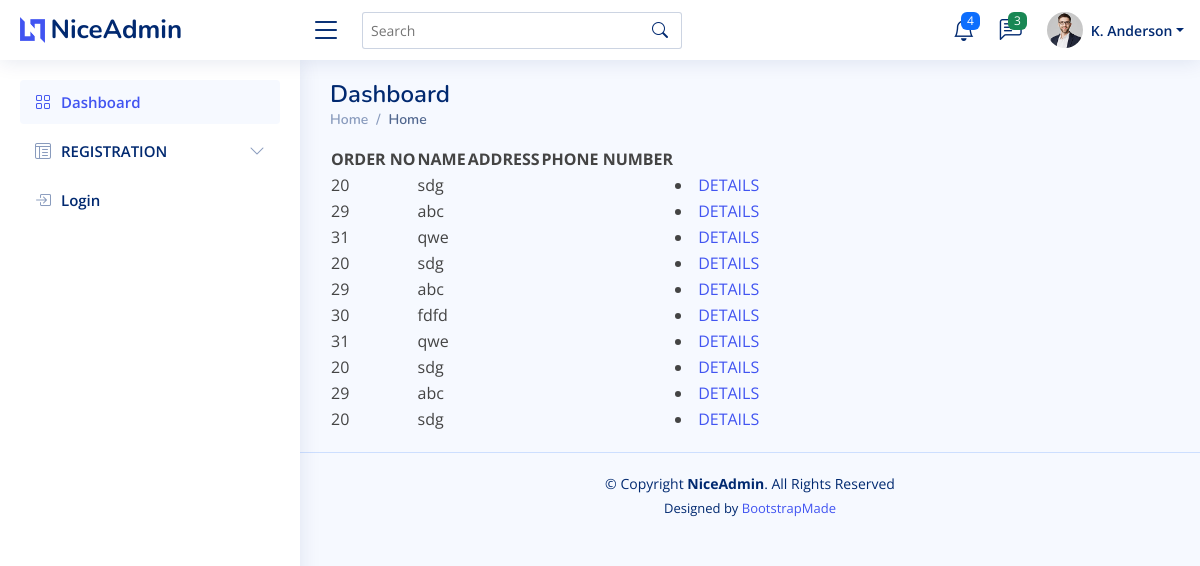
The app's page /ViewOrder_seller/ (signed in) with its own data.
### buyer/models.py (models this page shows)
class orderitems_tb(models.Model):
    Orderid=models.ForeignKey(order_tb,on_delete=models.CASCADE)
    Productid=models.ForeignKey('seller.product_tb',on_delete=models.CASCADE)
    Buyerid=models.ForeignKey(buyer_tb,on_delete=models.CASCADE)
    Quantity=models.IntegerField()
    Total=models.IntegerField()

class order_tb(models.Model):
    customer_name=models.CharField(max_length=20)
    Address=models.CharField(max_length=20)
    Phonenumber=models.CharField(max_length=20)
    Buyerid=models.ForeignKey(buyer_tb,on_delete=models.CASCADE)
    GrandTotal=models.IntegerField()
    OrderDate=models.CharField(max_length=20)
    OrderTime=models.CharField(max_length=20)
    Status=models.CharField(max_length=20,default="Pending")

### seller/views.py (the view)
# urls.py: path('ViewOrder_seller/',sellerview.ViewOrder_seller,name="ViewOrder_seller"),
def ViewOrder_seller(request):
    sid=request.session['seller_id']
    product=product_tb.objects.filter(Sellerid_id=sid)
    item=orderitems_tb.objects.filter(Productid_id__in=product)
    for ord in item:
        orderid=ord.Orderid_id
        order=order_tb.objects.filter(id=orderid)
    return render(request,"ViewOrder_seller.html",{'ors':item})

### templates/ViewOrder_seller.html
{% extends 'commonbase.html' %}
{% block content %}
<html>
    <body>
        <table>
        <tr>
            <th>ORDER NO</th>
            <th>NAME</th>
            <th>ADDRESS</th>
            <th>PHONE NUMBER</th>
        </tr>
        {% for v in ors %}
        <tr>
            <td>{{v.Orderid.id}}</td>
            <td>{{v.Orderid.customer_name}}</td>
            <td>{{v.Address}}</td>
            <td>{{v.Phonenumber}}</td>
            <td><li><a href="{% url 'details_seller' v.Orderid.id %}">DETAILS</a></li></td>
        </tr>
        {% endfor %}
        </table>
    </body>
</html>
{% endblock %}

### static/NiceAdmin/assets/css/style.css (style rules this page uses)
:root { scroll-behavior: smooth; }
body { font-family: "Open Sans", sans-serif; background: #f6f9ff; color: #444444; }
a { color: #4154f1; text-decoration: none; }

### records on screen
orderitems_tb: Orderid.id "20", Orderid.customer_name "sdg"
orderitems_tb: Orderid.id "29", Orderid.customer_name "abc"
orderitems_tb: Orderid.id "31", Orderid.customer_name "qwe"
orderitems_tb: Orderid.id "20", Orderid.customer_name "sdg"
orderitems_tb: Orderid.id "29", Orderid.customer_name "abc"
orderitems_tb: Orderid.id "30", Orderid.customer_name "fdfd"
orderitems_tb: Orderid.id "31", Orderid.customer_name "qwe"
orderitems_tb: Orderid.id "20", Orderid.customer_name "sdg"
orderitems_tb: Orderid.id "29", Orderid.customer_name "abc"
orderitems_tb: Orderid.id "20", Orderid.customer_name "sdg"
